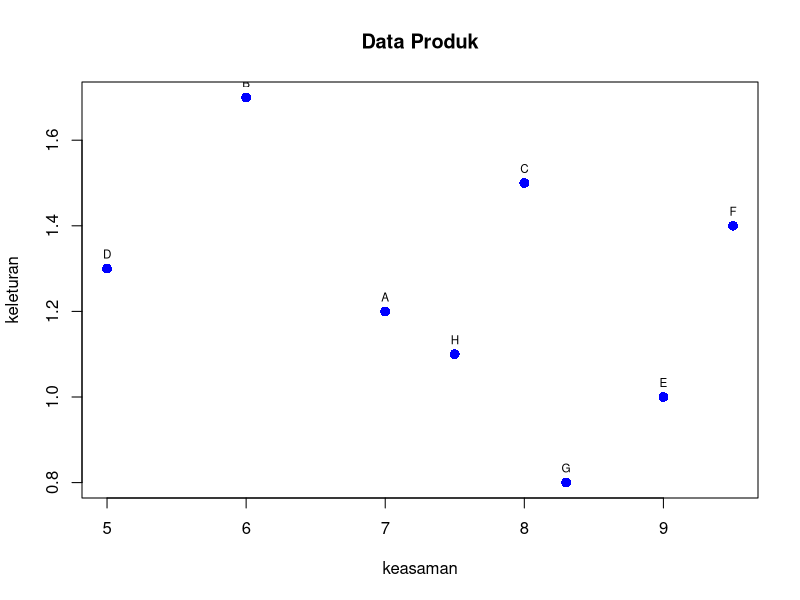

This figure's R source:
## ---- chunk 1
x <- c(7,6,8,5,9,9.5,8.3,7.5)
y <- c(1.2,1.7,1.5,1.3,1.0,1.4,0.8,1.1)
merk <- c('A','B','C','D','E','F','G','H')

plot(x,y, col = "blue",main = "Data Produk", cex = 1.3, pch = 16, xlab = 'keasaman', ylab = "keleturan")
text(x,y, label=merk, cex = 0.7, pos=3)
